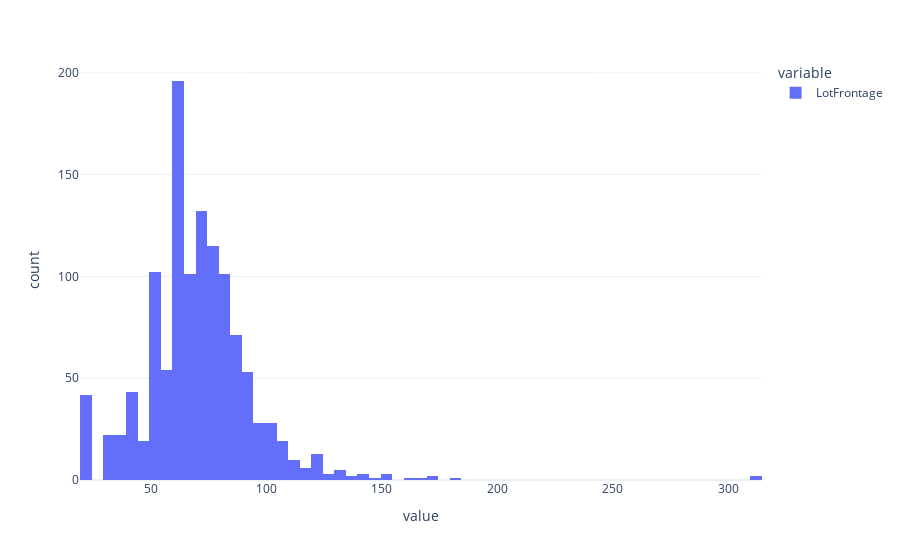

Write notebook code for a chart like this one.
### Code cell
px.histogram(df.LotFrontage)

### Figure 1 — Plotly figure (JSON) as saved in the notebook; plotly's stock layout.template omitted (floating-point values rounded to 4 significant figures; data arrays with more than 128 entries replaced by an {"elided": "..."} marker saying what was removed)
{"data": [{"alignmentgroup": "True", "bingroup": "x", "hovertemplate": "variable=LotFrontage<br>value=%{x}<br>count=%{y}<extra></extra>", "legendgroup": "LotFrontage", "marker": {"color": "#636efa"}, "name": "LotFrontage", "offsetgroup": "LotFrontage", "orientation": "v", "showlegend": true, "type": "histogram", "x": {"elided": "1460 int values"}, "xaxis": "x", "yaxis": "y"}], "layout": {"barmode": "relative", "legend": {"title": {"text": "variable"}, "tracegroupgap": 0}, "margin": {"t": 60}, "xaxis": {"anchor": "y", "domain": [0, 1], "title": {"text": "value"}}, "yaxis": {"anchor": "x", "domain": [0, 1], "title": {"text": "count"}}}}
